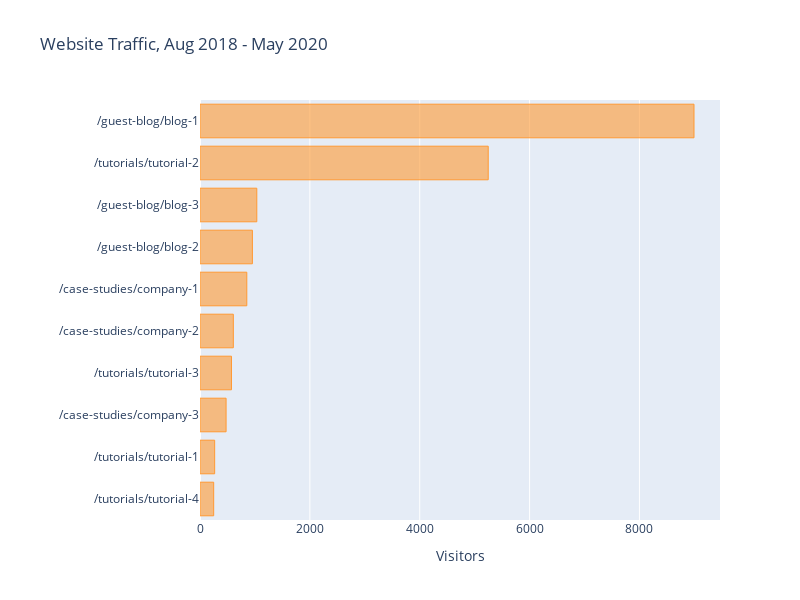
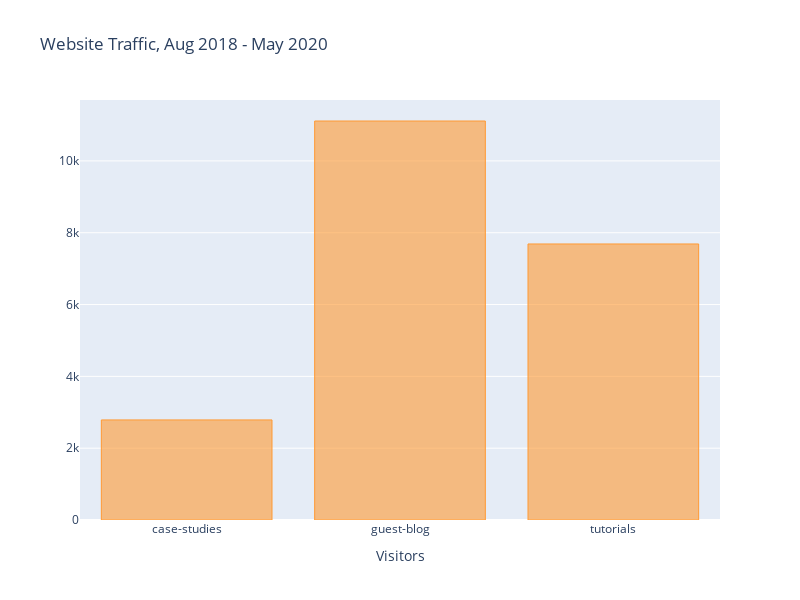

The cell these charts' notebook holds for them, in order:
### Markdown cell above
### Where Does This Search Result Traffic Land?

- This company creates lots of different types of content to drive traffic to the website.
- We want to know not only what pieces of content are getting the most results but also the type of content that is most successful.
- Let's pull in the data we need to answer this question. We will look at the top 10 landing pages by pageviews, along with their bounce rates and average session durations.

### Code cell
temp_df = df_landing_pages.groupby(['Landing Page'],as_index=True)['Page Views'].mean().sort_values(ascending=False)[1:].head(10)

layout = cf.Layout(
    height = 600,
    width = 800,
    xaxis = dict(title = 'Visitors'),
    title = 'Website Traffic, Aug 2018 - May 2020'
)

fig = temp_df.sort_values().\
    iplot(asFigure=True,
          kind = 'barh',
         layout=layout)
    
fig.update_layout(
    margin=dict(l=200),
)

fig.show()

df_content_type = df_landing_pages
df_content_type['Landing Page'] = df_content_type['Landing Page'].str.rsplit('/',expand=True)[1]
df_content_type = df_content_type.iloc[1:]
df_content_type = pd.DataFrame(df_content_type.groupby(['Landing Page'],as_index=True)['Page Views'].sum())
df_content_type.iplot(asFigure=True,layout=layout, kind='bar')

### Figure 1 — Plotly figure (JSON) as saved in the notebook; plotly's stock layout.template omitted (floating-point values rounded to 4 significant figures)
{"data": [{"marker": {"color": "rgba(255, 153, 51, 0.6)", "line": {"color": "rgba(255, 153, 51, 1.0)", "width": 1}}, "name": "Page Views", "orientation": "h", "text": "", "type": "bar", "x": [249, 267, 475, 573, 607, 852, 954, 1034, 5247, 8993], "y": ["/tutorials/tutorial-4", "/tutorials/tutorial-1", "/case-studies/company-3", "/tutorials/tutorial-3", "/case-studies/company-2", "/case-studies/company-1", "/guest-blog/blog-2", "/guest-blog/blog-3", "/tutorials/tutorial-2", "/guest-blog/blog-1"]}], "layout": {"height": 600, "margin": {"l": 200}, "title": {"text": "Website Traffic, Aug 2018 - May 2020"}, "width": 800, "xaxis": {"autorange": true, "range": [0, 9466.0], "title": {"text": "Visitors"}, "type": "linear"}, "yaxis": {"autorange": true, "range": [-0.5, 9.5], "type": "category"}}}

### Figure 2 — Plotly figure (JSON) as saved in the notebook; plotly's stock layout.template omitted (floating-point values rounded to 4 significant figures)
{"data": [{"marker": {"color": "rgba(255, 153, 51, 0.6)", "line": {"color": "rgba(255, 153, 51, 1.0)", "width": 1}}, "name": "Page Views", "orientation": "v", "text": "", "type": "bar", "x": ["case-studies", "guest-blog", "tutorials"], "y": [2787, 11112, 7687]}], "layout": {"height": 600, "title": {"text": "Website Traffic, Aug 2018 - May 2020"}, "width": 800, "xaxis": {"autorange": true, "range": [-0.5, 2.5], "title": {"text": "Visitors"}, "type": "category"}, "yaxis": {"autorange": true, "range": [0, 11700.0], "type": "linear"}}}
